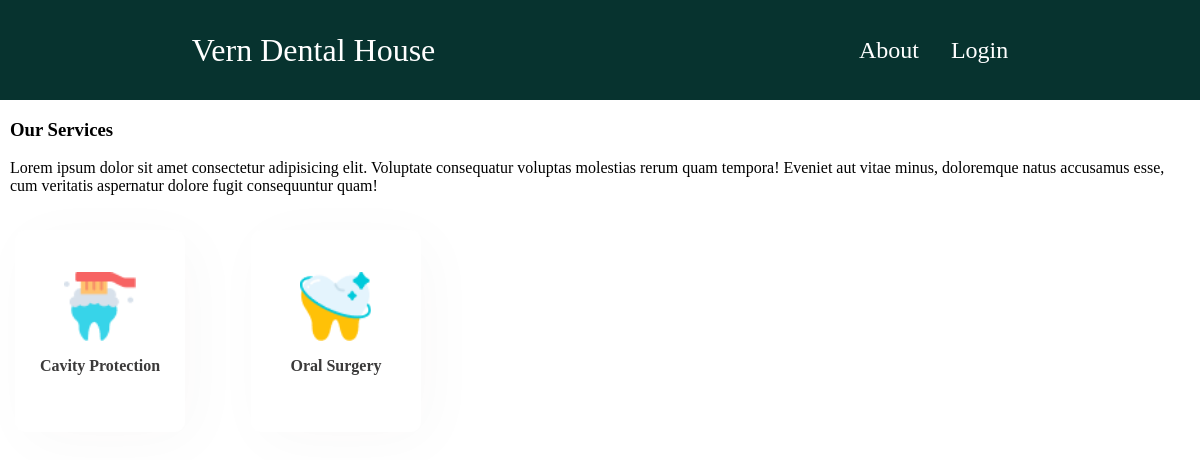
The page / on the database its author committed.
### base/models.py (models this page shows, shortened)
class DentalService(models.Model):
    name = models.CharField(max_length=100)
    image=models.ImageField(upload_to='services/images')

### base/views.py (the view)
# urls.py: path('',home,name='home'),
def home(request):
    dentalServices=DentalService.objects.all()
    context={'dentalServices':dentalServices}
    return render(request,'base/base.html',context)

### base/templates/base/base.html
{% extends "index.html" %}
{% block content %}
  {% include "base/services.html" %}
{% endblock content %}

### base/templates/base/services.html
  <section class="container">
    <h3 class="section-title">Our Services</h3>
    <p class="section-body">Lorem ipsum dolor sit amet consectetur adipisicing elit. Voluptate consequatur voluptas molestias rerum quam tempora! Eveniet aut vitae minus, doloremque natus accusamus esse, cum veritatis aspernatur dolore fugit consequuntur quam!</p>
    <div class="services">
      {% for service in dentalServices %}
      <a href="{% url 'slots' service.id %}" class="service">
        <img src="{{ service.image.url }}" alt="{{ service.name }}">
        <p>{{ service.name }}</p>
      </a>
      {% endfor %}
    </div>
  </section>

### static/css/main.css (style rules this page uses)
body { margin: 0; padding: 0; }
.container { max-width: 1180px; }
a { color: white; text-decoration: none; text-decoration-color: white; }
.services { display: grid; grid-template-columns: repeat(5,1fr); margin-top: 30px; }
.service { width: 170px; height: 202px; border-radius: 10px; background: #FFF; box-shadow: 10px 9px 60px 0px rgba(58, 15, 15, 0.026); display: flex; flex-direction: column; align-items: center; justify-content: center; margin: 5px; }
.service img { width: 72.461px; height: 68.359px; }
.service p { color: #3B3A3A; text-align: center; font-family: Source Sans 3; font-size: 16px; font-style: normal; font-weight: 600; line-height: normal; }

### rows shown on the page
DentalService: image (picture), name "Cavity Protection"
DentalService: image (picture), name "Oral Surgery"
